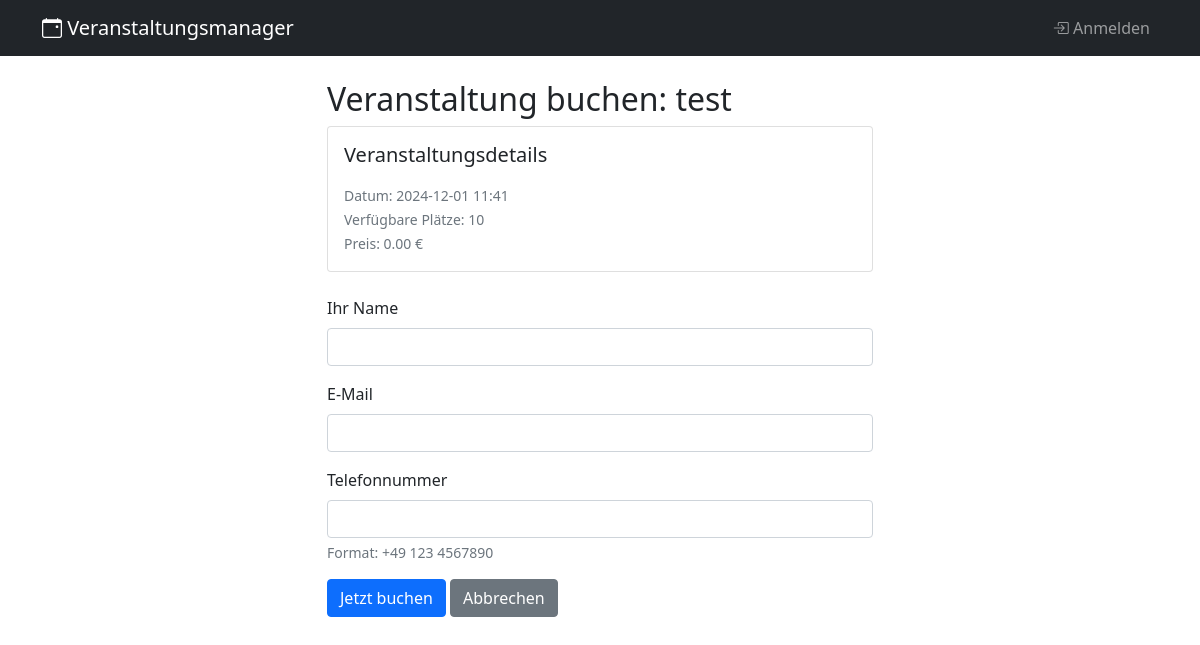
/event/1/book, run on the app's committed database.
### app/models/models.py (models this page shows)
class Event(db.Model):
    id = db.Column(db.Integer, primary_key=True)
    title = db.Column(db.String(100), nullable=False)
    description = db.Column(db.Text, nullable=True)
    date = db.Column(db.DateTime, nullable=False)
    capacity = db.Column(db.Integer, nullable=False)
    bookings = db.Column(db.Integer, default=0)
    room = db.Column(db.String(100), nullable=True)
    address = db.Column(db.String(200), nullable=True)
    is_visible = db.Column(db.Boolean, default=True, nullable=False)
    price = db.Column(db.Float, nullable=False, default=0.0)

### app/routes/main.py (the view, shortened to what this page needs)
@bp.route('/event/<int:event_id>/book', methods=['GET', 'POST'])
def book_event(event_id):
    event = Event.query.get_or_404(event_id)
    return render_template('book_event.html', event=event)

### app/templates/book_event.html (shortened to what this page needs)
{% extends "base.html" %}
{% block content %}
<div class="row justify-content-center">
    <div class="col-md-6">
        <h2>Veranstaltung buchen: {{ event.title }}</h2>
        <div class="card mb-4">
            <div class="card-body">
                <h5 class="card-title">Veranstaltungsdetails</h5>
                <p class="card-text">
                    <small class="text-muted">
                        Datum: {{ event.date.strftime('%Y-%m-%d %H:%M') }}<br>
                        Verfügbare Plätze: {{ event.capacity - event.bookings }}<br>
                        Preis: {{ "%.2f"|format(event.price) }} €
                    </small>
                </p>
            </div>
        </div>
        <form method="POST" action="{{ url_for('main.book_event', event_id=event.id) }}">
            <div class="mb-3">
                <label for="name" class="form-label">Ihr Name</label>
                <input type="text" class="form-control" id="name" name="name" required>
            </div>
            <div class="mb-3">
                <label for="email" class="form-label">E-Mail</label>
                <input type="email" class="form-control" id="email" name="email" required>
            </div>
            <div class="mb-3">
                <label for="phone" class="form-label">Telefonnummer</label>
                <input type="tel" class="form-control" id="phone" name="phone" required
                       pattern="[0-9\s\+\-]+" title="Bitte geben Sie eine gültige Telefonnummer ein">
                <div class="form-text">Format: +49 123 4567890</div>
            </div>
            <button type="submit" class="btn btn-primary">Jetzt buchen</button>
            <a href="{{ url_for('main.index') }}" class="btn btn-secondary">Abbrechen</a>
        </form>
    </div>
</div>
{% endblock %}

### data on the page
Event: title "test", date "2024-12-01 11:41", event.capacity-event.bookings "10", price "0.00"
